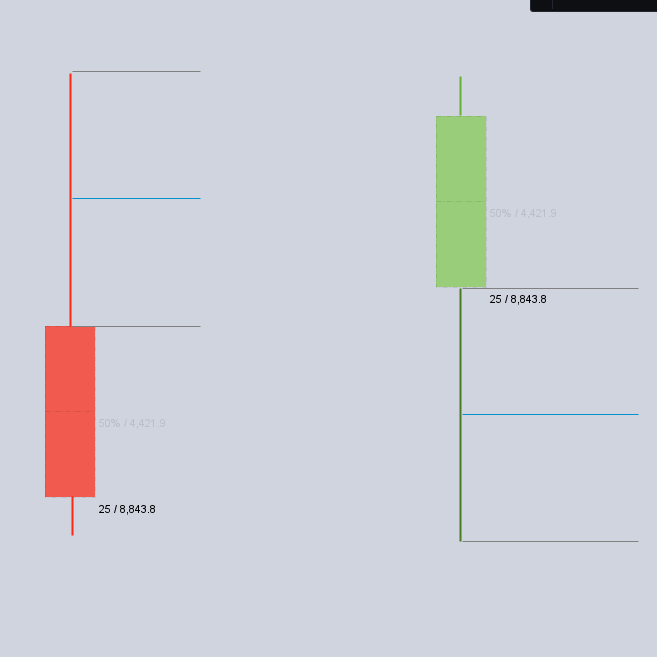
#> input picture archive/site/assets/img/image_2026-09-06_224921764.png, 657 x 657 px
$ python verify_tspot.py ../../archive/site/assets/img/image_2026-09-06_224921764.png
#> lines starting #> are read from the running program, lines starting #| are printed output that depends on the picture; after the words box and inside, x2 and y2 are one past the last pixel; in counts of white or black regions, pixels touching at a corner belong together
#!/usr/bin/env python3
"""T-Spot pixel-space verifier (affine-invariant).
Usage: python3 verify_tspot.py <frame.png> [...]
Measures official zones / HTF verticals / 1H candles from a chart screenshot,
composes HTF candles, computes the conditional EQ in pixel space and checks
official zone == [condEQ(prev HTF) .. open(next HTF)].
"""
import sys
import numpy as np
from PIL import Image
from collections import deque

def comps(mask, H, XMAX, minpx=8):
    seen = np.zeros_like(mask, bool); out = []
    ys, xs = np.nonzero(mask)
    for y0, x0 in zip(ys, xs):
        if seen[y0, x0]: continue
        q = deque([(y0, x0)]); seen[y0, x0] = True; pts = []
        while q:
            y, x = q.popleft(); pts.append((y, x))
            for dy, dx in ((1,0),(-1,0),(0,1),(0,-1)):
                ny, nx = y+dy, x+dx
                if 0 <= ny < mask.shape[0] and 0 <= nx < XMAX and mask[ny, nx] and not seen[ny, nx]:
                    seen[ny, nx] = True; q.append((ny, nx))
        if len(pts) >= minpx:
            py = [p[0] for p in pts]; px = [p[1] for p in pts]
            out.append((min(px), max(px), min(py), max(py), len(pts)))
    return out

# [5 lines left out: function condEQ, not called in this run]

def analyze(path):
    a = np.asarray(Image.open(path).convert('RGB')).astype(int)
    H, W, _ = a.shape
    XMAX = 1500
    r, g, b = a[:,:,0], a[:,:,1], a[:,:,2]
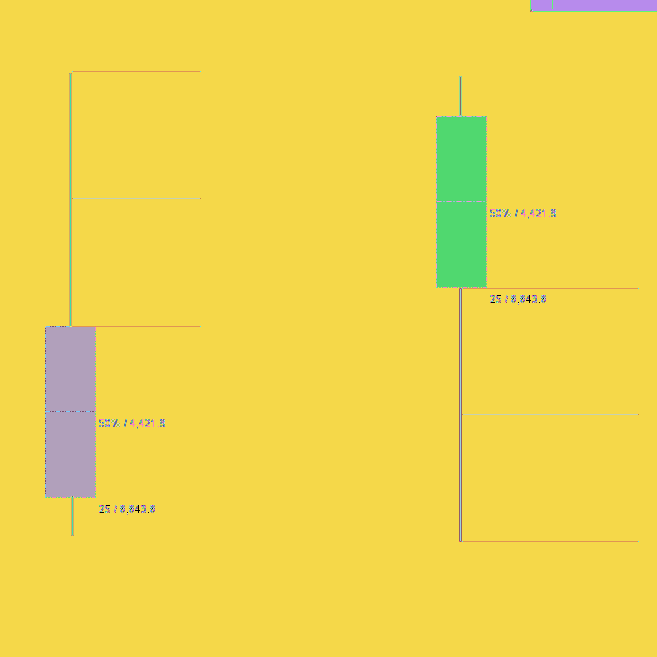
#> r: shape (657, 657) int64; 125 distinct labels, from 0 to 254; one colour per label, 0 black
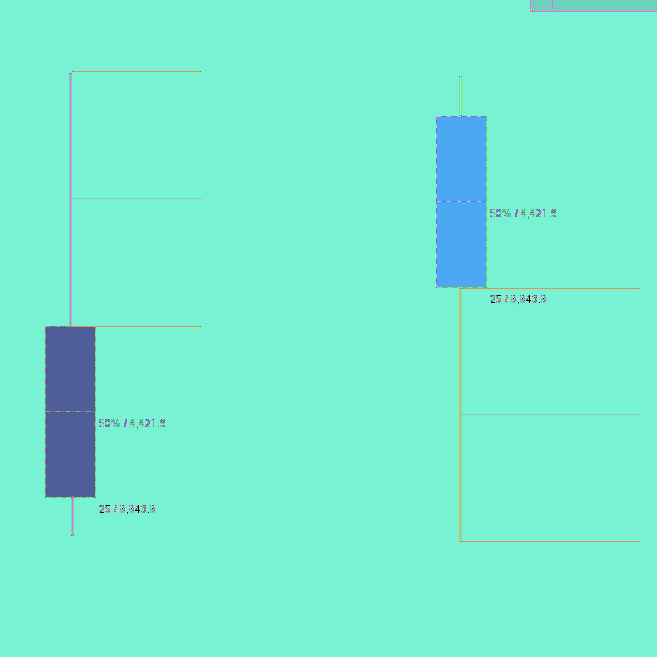
#> g: shape (657, 657) int64; 119 distinct labels, from 0 to 212; one colour per label, 0 black
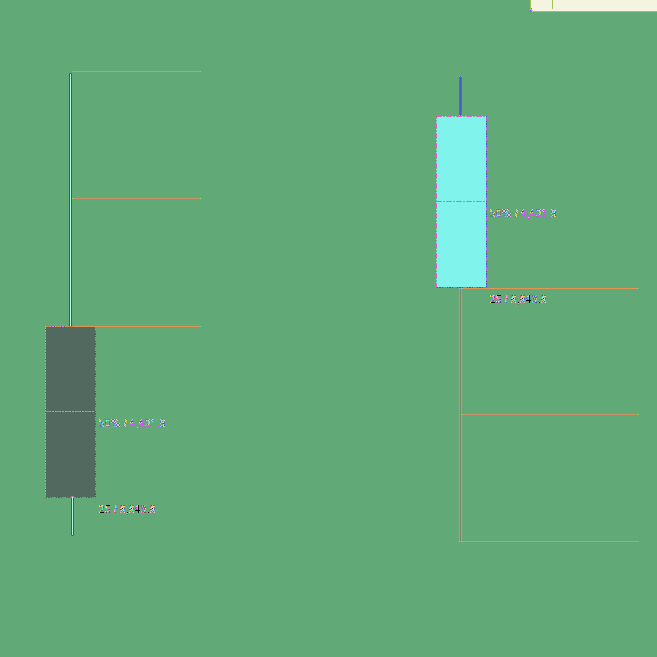
#> b: shape (657, 657) int64; 130 distinct labels, from 0 to 222; one colour per label, 0 black
    # zones (sage fill)
    zm = (np.abs(r-225)<6)&(np.abs(g-236)<6)&(np.abs(b-225)<6)
#> zm: shape (657, 657) bool; every value is 0
    zc = [c for c in comps(zm, H, XMAX, 500)]
#> in comps, `ys, xs = np.nonzero(mask)`: ys = empty array
#> after the loop in comps, `for y0, x0 in zip(ys, xs):`: out = []
#> zc = []
    zones = []
    for c in sorted(zc):
        for z in zones:
            if abs(z[2]-c[2]) <= 3 and abs(z[3]-c[3]) <= 3 and c[0]-z[1] <= 12:
                z[1] = max(z[1], c[1]); break
        else: zones.append(list(c[:4]))
#> this loop made 0 passes
#> after the loop, zones = []
    zones = [z for z in zones if z[1]-z[0] > 60]
    # HTF verticals
    gray = (np.abs(r-g)<10)&(np.abs(g-b)<10)&(r>170)&(r<246)
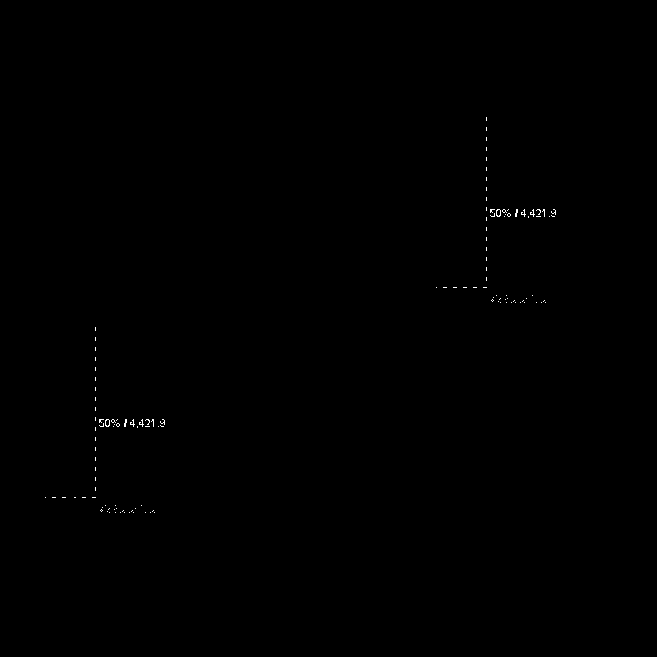
#> gray: shape (657, 657) bool; 0.13% white in thin lines or dots, all inside (x1, y1, x2, y2) = (45, 117, 556, 513)
    cc = gray.sum(axis=0)
#> cc = 657 values, max 69 at index 95, min 0 at index 0, mean 0.828
    darkcol = ((r<80)&(g<80)&(b<80)).sum(axis=0)
#> darkcol = 657 values, max 17 at index 536, min 0 at index 0, mean 2.69
    raw = []
    for x in range(2, XMAX-2):
        if cc[x] <= 350: continue
        if max(darkcol[x-2],darkcol[x-1],darkcol[x],darkcol[x+1],darkcol[x+2]) > 60: continue
        raw.append(x)
#> after the loop, raw = []
    vl = []
    for x in raw:
        if vl and x-vl[-1][-1] <= 2: vl[-1].append(x)
        else: vl.append([x])
    vlines = [sum(c)//len(c) for c in vl]
    # candles
    green = (np.abs(r-84)<30)&(np.abs(g-156)<30)&(np.abs(b-104)<30)
    dark = (r<80)&(g<80)&(b<80)
    darkb = dark.copy()
    for s in (1,2): darkb &= np.roll(dark,s,axis=1)&np.roll(dark,-s,axis=1)
    bodies = []
    mg = green.copy(); mg[:,XMAX:] = False; mg[820:995,855:1065] = False
    for (x1,x2,y1,y2,n) in comps(mg,H,XMAX,8):
        if x2-x1 >= 5 and y2-y1 >= 1: bodies.append((x1,x2,y1,y2,'G'))
    md = darkb.copy(); md[:,XMAX:] = False; md[820:995,855:1065] = False
    for (x1,x2,y1,y2,n) in comps(md,H,XMAX,12):
        if x2-x1 >= 2 and y2-y1 >= 3: bodies.append((x1,x2,y1,y2,'B'))
    bodies.sort(key=lambda t: t[0])
    # [9 lines left out: function wick_extent, not called in this run]
    candles = []
    for (x1,x2,y1,y2,col) in bodies:
        yt, yb = wick_extent(x1,x2,y1,y2)
        candles.append(dict(cx=(x1+x2)//2, yTop=y1, yBot=y2, yHi=yt, yLo=yb, col=col))
    uniq = {}
    for c in candles: uniq.setdefault(c['cx']//4, c)
    candles = sorted(uniq.values(), key=lambda c: c['cx'])
    # [4 lines left out: function seg_of, not called in this run]
    segs = {}
    for c in candles:
        s = seg_of(c['cx'])
        if s < 0: continue
        segs.setdefault(s, []).append(c)
    AG = {}
    for s, cs in segs.items():
        cs = sorted(cs, key=lambda c: c['cx'])
        f, l = cs[0], cs[-1]
        yO = f['yBot'] if f['col']=='G' else f['yTop']
        yC = l['yTop'] if l['col']=='G' else l['yBot']
        yHi = min(c['yHi'] for c in cs); yLo = max(c['yLo'] for c in cs)
        AG[s] = dict(O=-yO, C=-yC, H=-yHi, L=-yLo, yO=yO, yC=yC, yHi=yHi, yLo=yLo, n=len(cs))
    rows = []
    for (x1,x2,yT,yB) in zones:
        k = None
        for i in range(len(vlines)-1):
            if vlines[i] <= x1 < vlines[i+1]: k = i
        if k is None or (k-1) not in AG or k not in AG:
            rows.append((x1,x2,yT,yB,None,None,None,None)); continue
        prev, cur = AG[k-1], AG[k]
        eq, mode = condEQ(prev['O'], prev['H'], prev['L'], prev['C'])
        yEq = -eq; yOpen = cur['yO']
        pT, pB = sorted((yEq, yOpen))
        rows.append((x1,x2,yT,yB,pT,pB,mode,k))
    return vlines, AG, rows

if __name__ == '__main__':
    for path in sys.argv[1:]:
#> (the run stopped early here; a loop or call above may not have finished)

$ run again, on archive/site/assets/img/image_2026-09-07_111350637.png
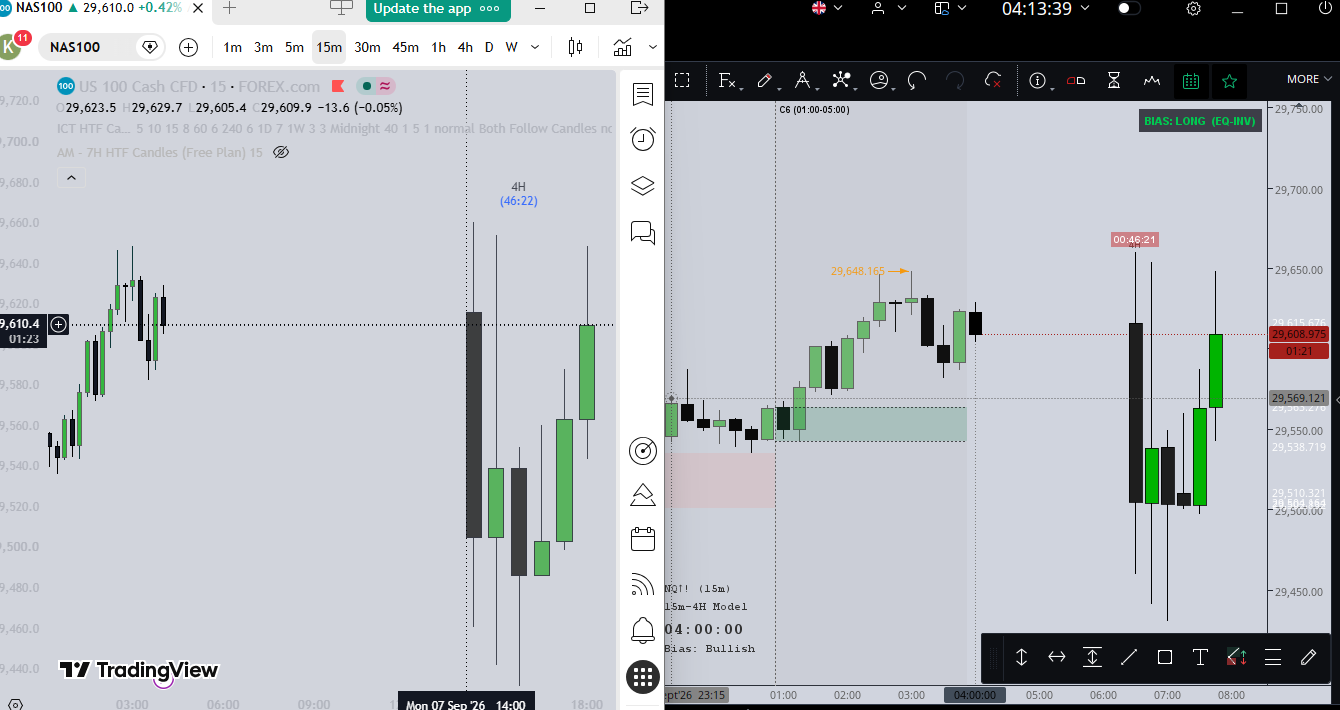
#> input picture archive/site/assets/img/image_2026-09-07_111350637.png, 1340 x 710 px
#> r: shape (710, 1340) int64; 256 distinct labels, from 0 to 255
#> g: shape (710, 1340) int64; 256 distinct labels, from 0 to 255
#> b: shape (710, 1340) int64; 256 distinct labels, from 0 to 255
#> in analyze, `zm = (np.abs(r-225)<6)&(np.abs(g-236)<6)&(np.abs(b-225)<6)`:
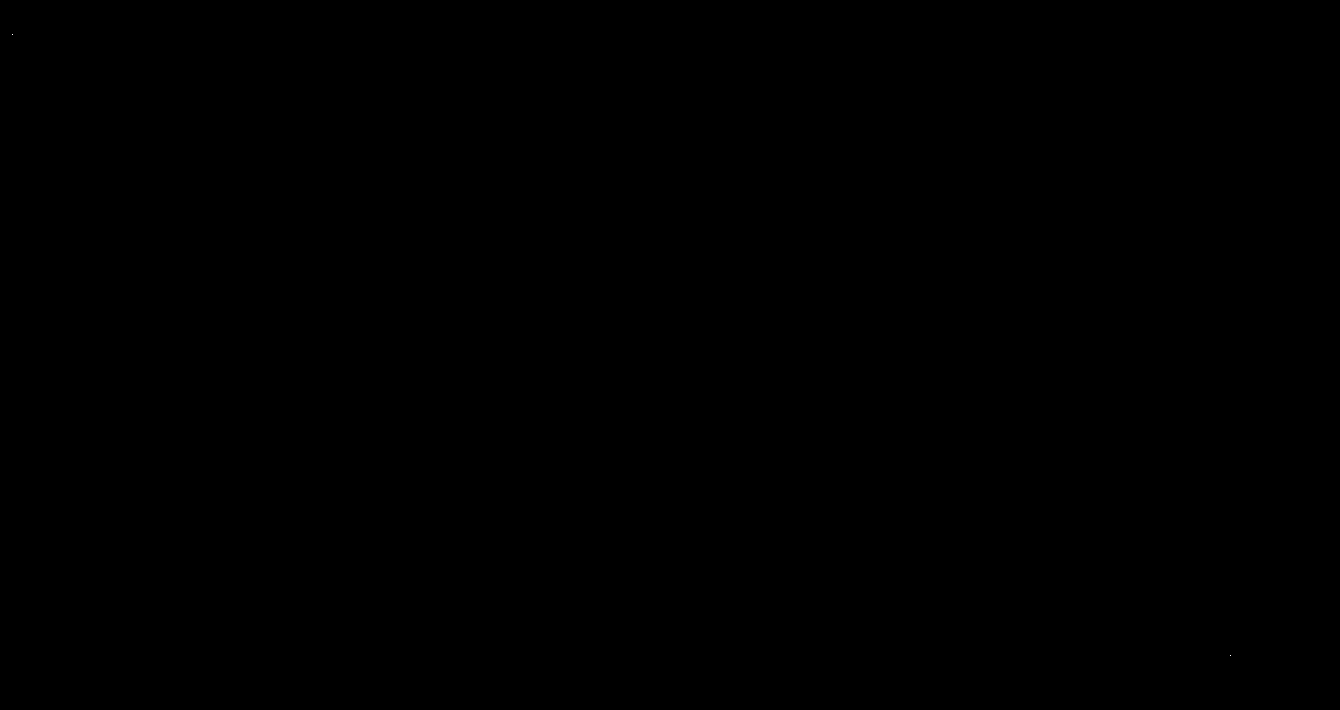
#> zm: shape (710, 1340) bool; 0% white in thin lines or dots, all inside (x1, y1, x2, y2) = (12, 34, 1231, 656)
#> ys = [34, 655]; xs = [12, 1230]
#> the loop in comps, `for y0, x0 in zip(ys, xs):` made 2 passes
#> (y0, x0) on passes 1 to 2: (34, 12), (655, 1230)
#> after the loop in comps, `for y0, x0 in zip(ys, xs):`: out = []
#> in analyze, `gray = (np.abs(r-g)<10)&(np.abs(g-b)<10)&(r>170)&(r<246)`:
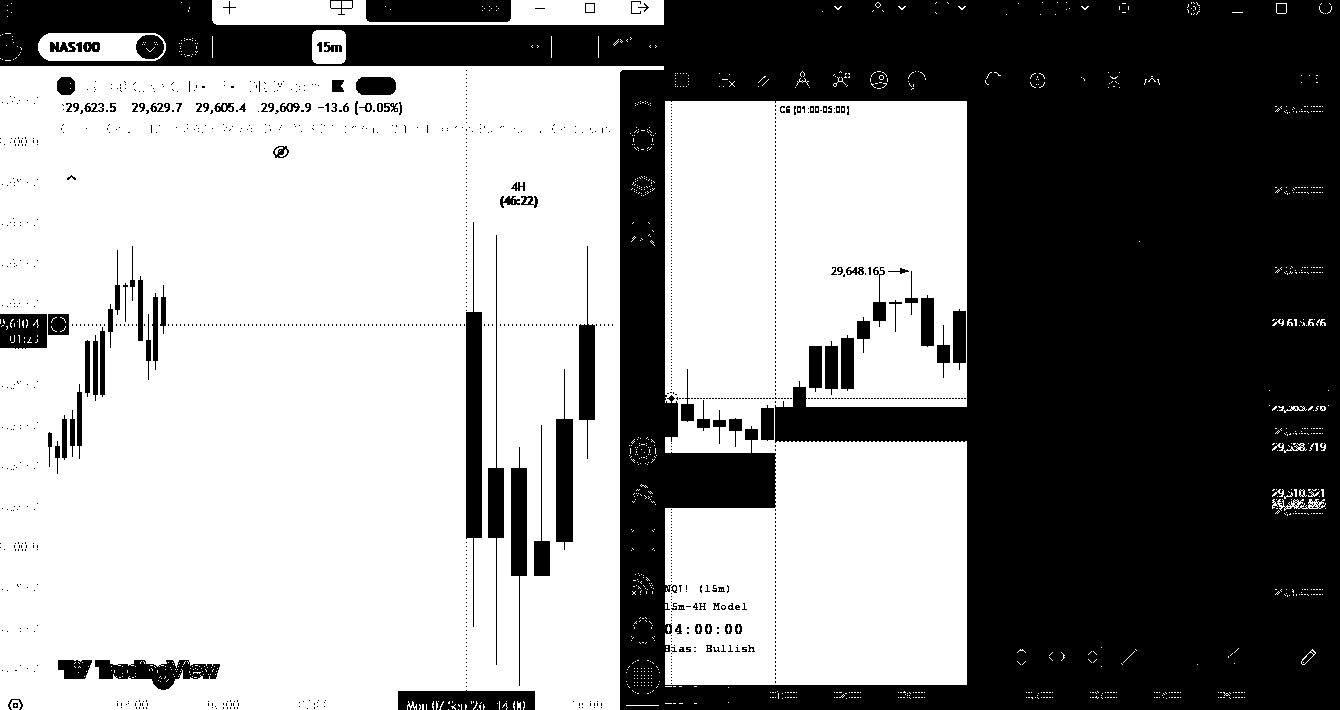
#> gray: shape (710, 1340) bool; 57.2% white; 1135 black regions (1018 under 20 px), largest, box (x1, y1, x2, y2) and area: (0, 0, 1340, 710) 370598, (466, 222, 482, 627) 3796, (366, 0, 511, 22) 3169
#> cc = 1340 values, max 702 at index 322, min 0 at index 664, mean 406.3
#> darkcol = 1340 values, max 710 at index 1332, min 0 at index 47, mean 90.01
#> after the loop in analyze, `for x in range(2, XMAX-2):`: raw = 525 values from 2 to 619
